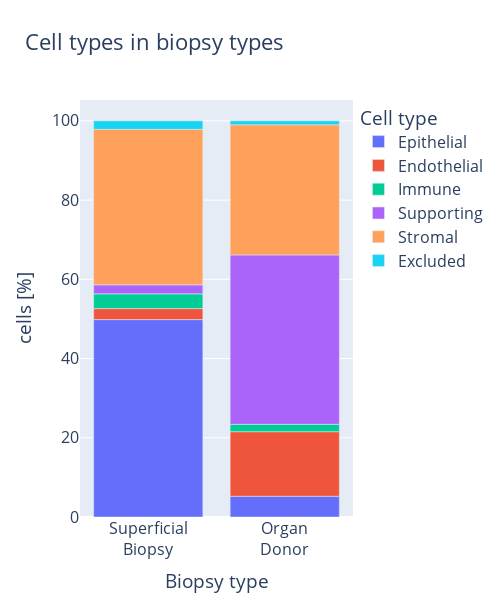

Notebook source saved alongside this figure:
### Code cell
plt = px.bar(bt_ct,
             x='BiopsyType',
             y='Percentage',
             color = 'Broad cell type',
             title='Cell types in biopsy types',
             width=500,
             height=600,
             category_orders={'BiopsyType':['Superficial<br>Biopsy', 'Organ<br>Donor']},
             labels={'Percentage':'cells [%]',
                     'BiopsyType':'Biopsy type',
                     'Broad cell type':'Cell type'})

plt.update_layout(font={'size':16})
plt

### Figure 1 — Plotly figure (JSON) as saved in the notebook; plotly's stock layout.template omitted (floating-point values rounded to 4 significant figures)
{"data": [{"hovertemplate": "Cell type=Epithelial<br>Biopsy type=%{x}<br>cells [%]=%{y}<extra></extra>", "legendgroup": "Epithelial", "marker": {"color": "#636efa", "pattern": {"shape": ""}}, "name": "Epithelial", "orientation": "v", "showlegend": true, "textposition": "auto", "type": "bar", "x": ["Organ<br>Donor", "Superficial<br>Biopsy"], "xaxis": "x", "y": [5.24, 49.83], "yaxis": "y"}, {"hovertemplate": "Cell type=Endothelial<br>Biopsy type=%{x}<br>cells [%]=%{y}<extra></extra>", "legendgroup": "Endothelial", "marker": {"color": "#EF553B", "pattern": {"shape": ""}}, "name": "Endothelial", "orientation": "v", "showlegend": true, "textposition": "auto", "type": "bar", "x": ["Organ<br>Donor", "Superficial<br>Biopsy"], "xaxis": "x", "y": [16.29, 2.783], "yaxis": "y"}, {"hovertemplate": "Cell type=Immune<br>Biopsy type=%{x}<br>cells [%]=%{y}<extra></extra>", "legendgroup": "Immune", "marker": {"color": "#00cc96", "pattern": {"shape": ""}}, "name": "Immune", "orientation": "v", "showlegend": true, "textposition": "auto", "type": "bar", "x": ["Organ<br>Donor", "Superficial<br>Biopsy"], "xaxis": "x", "y": [1.872, 3.713], "yaxis": "y"}, {"hovertemplate": "Cell type=Supporting<br>Biopsy type=%{x}<br>cells [%]=%{y}<extra></extra>", "legendgroup": "Supporting", "marker": {"color": "#ab63fa", "pattern": {"shape": ""}}, "name": "Supporting", "orientation": "v", "showlegend": true, "textposition": "auto", "type": "bar", "x": ["Organ<br>Donor", "Superficial<br>Biopsy"], "xaxis": "x", "y": [42.75, 2.278], "yaxis": "y"}, {"hovertemplate": "Cell type=Stromal<br>Biopsy type=%{x}<br>cells [%]=%{y}<extra></extra>", "legendgroup": "Stromal", "marker": {"color": "#FFA15A", "pattern": {"shape": ""}}, "name": "Stromal", "orientation": "v", "showlegend": true, "textposition": "auto", "type": "bar", "x": ["Organ<br>Donor", "Superficial<br>Biopsy"], "xaxis": "x", "y": [32.85, 39.26], "yaxis": "y"}, {"hovertemplate": "Cell type=Excluded<br>Biopsy type=%{x}<br>cells [%]=%{y}<extra></extra>", "legendgroup": "Excluded", "marker": {"color": "#19d3f3", "pattern": {"shape": ""}}, "name": "Excluded", "orientation": "v", "showlegend": true, "textposition": "auto", "type": "bar", "x": ["Organ<br>Donor", "Superficial<br>Biopsy"], "xaxis": "x", "y": [0.9965, 2.136], "yaxis": "y"}], "layout": {"barmode": "relative", "font": {"size": 16}, "height": 600, "legend": {"title": {"text": "Cell type"}, "tracegroupgap": 0}, "title": {"text": "Cell types in biopsy types"}, "width": 500, "xaxis": {"anchor": "y", "categoryarray": ["Superficial<br>Biopsy", "Organ<br>Donor"], "categoryorder": "array", "domain": [0, 1], "title": {"text": "Biopsy type"}}, "yaxis": {"anchor": "x", "domain": [0, 1], "title": {"text": "cells [%]"}}}}
